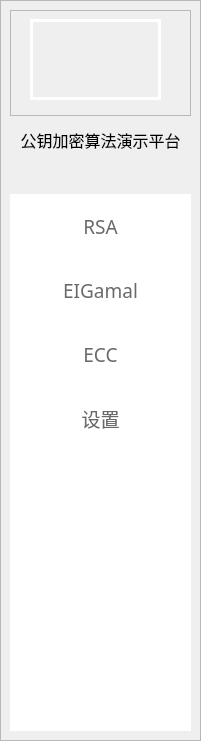
    <widget class="QFrame" name="frame_2">
     <property name="geometry">
      <rect>
       <x>10</x>
       <y>10</y>
       <width>201</width>
       <height>741</height>
      </rect>
     </property>
     <property name="styleSheet">
      <string notr="true">QFrame#frame_2{
	background-color: rgb(255, 255, 255, 255);
    border-radius:20px;
    
}</string>
     </property>
     <property name="frameShape">
      <enum>QFrame::StyledPanel</enum>
     </property>
     <property name="frameShadow">
      <enum>QFrame::Raised</enum>
     </property>
     <layout class="QVBoxLayout" name="verticalLayout" stretch="3,1,16">
      <property name="leftMargin">
       <number>9</number>
      </property>
      <property name="topMargin">
       <number>9</number>
      </property>
      <property name="rightMargin">
       <number>9</number>
      </property>
      <property name="bottomMargin">
       <number>9</number>
      </property>
      <item>
       <widget class="QFrame" name="frame_6">
        <property name="styleSheet">
         <string notr="true"/>
        </property>
        <property name="frameShape">
         <enum>QFrame::StyledPanel</enum>
        </property>
        <property name="frameShadow">
         <enum>QFrame::Raised</enum>
        </property>
        <widget class="QWidget" name="widget" native="true">
         <property name="geometry">
          <rect>
           <x>20</x>
           <y>9</y>
           <width>131</width>
           <height>81</height>
          </rect>
         </property>
         <property name="styleSheet">
          <string notr="true">#frame_6 #widget{
   image:url(:/photo/image/头像1.jpg);
   border: 3px solid white;
   border-radius: 50px;

}</string>
         </property>
        </widget>
       </widget>
      </item>
      <item>
       <widget class="QLabel" name="label">
        <property name="font">
         <font>
          <family>黑体</family>
          <pointsize>12</pointsize>
         </font>
        </property>
        <property name="text">
         <string>公钥加密算法演示平台</string>
        </property>
        <property name="alignment">
         <set>Qt::AlignCenter</set>
        </property>
       </widget>
      </item>
      <item>
       <widget class="QListWidget" name="listWidget">
        <property name="font">
         <font>
          <pointsize>14</pointsize>
         </font>
        </property>
        <property name="styleSheet">
         <string notr="true">QListView{
    padding-top:30px;
    border-radius: 20px;
    color: rgb(106, 106, 106);
    outline:0px;
}

QListView::item{
      background-color: transparent;
      height:40px;
      padding-left:12px;
      padding:12px;
}

QListView::item:hover {
   background-color: rgba(216, 216, 216, 50);
}
QListView::item:selected {
	background-color: rgb(228, 236, 255);
   /*background-color: rgba(90, 216, 212,50);*/
   color: rgb(40, 92, 90);
   border-left: 2px solid rgb(90, 216, 212)
}</string>
        </property>
        <property name="editTriggers">
         <set>QAbstractItemView::DoubleClicked|QAbstractItemView::EditKeyPressed</set>
        </property>
        <item>
         <property name="text">
          <string>RSA</string>
         </property>
         <property name="font">
          <font>
           <family>黑体</family>
           <weight>50</weight>
           <bold>false</bold>
          </font>
         </property>
         <property name="textAlignment">
          <set>AlignCenter</set>
         </property>
         <property name="icon">
          <iconset resource="resource.qrc">
           <normaloff>:/number/image/序号1.png</normaloff>:/number/image/序号1.png</iconset>
         </property>
        </item>
        <item>
         <property name="text">
          <string>EIGamal</string>
         </property>
         <property name="font">
          <font>
           <family>黑体</family>
          </font>
         </property>
         <property name="textAlignment">
          <set>AlignCenter</set>
         </property>
         <property name="icon">
          <iconset resource="resource.qrc">
           <normaloff>:/number/image/序号2.png</normaloff>:/number/image/序号2.png</iconset>
         </property>
        </item>
        <item>
         <property name="text">
          <string>ECC</string>
         </property>
         <property name="font">
          <font>
           <family>黑体</family>
          </font>
         </property>
         <property name="textAlignment">
          <set>AlignCenter</set>
         </property>
         <property name="icon">
          <iconset resource="resource.qrc">
           <normaloff>:/number/image/序号3.png</normaloff>:/number/image/序号3.png</iconset>
         </property>
        </item>
        <item>
         <property name="text">
          <string>设置</string>
         </property>
         <property name="textAlignment">
          <set>AlignCenter</set>
         </property>
         <property name="icon">
          <iconset resource="resource.qrc">
           <normaloff>:/photo/image/设置.png</normaloff>:/photo/image/设置.png</iconset>
         </property>
        </item>
       </widget>
      </item>
     </layout>
    </widget>
